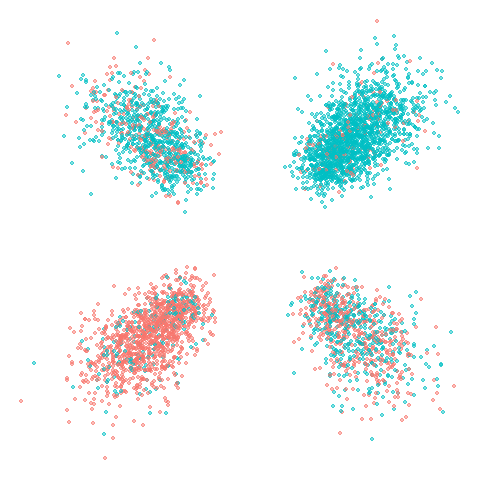

The R source for this figure:

# cover image

frame()
library(DeclareDesign)
library(tidyverse)
data <- fabricate(N = 5000,
                  Y = complete_ra(N, prob = .6),
                  LR =   block_ra(blocks = Y, block_prob = c(.3, .7)) + rnorm(N)/10,
                  Z =   block_ra(blocks = Y, block_prob = c(.2, .8)) + rnorm(N)/10,
                  C = .1 + runif(N)/9,
                  Z = C*Z + (1-C)*.5,
                  LR = C*LR + (1-C)*.5

)

bayesplot <- data %>% ggplot(aes(LR, Z, color = factor(Y))) + geom_point(alpha = .5) + theme_void()+ theme(legend.position = "none")

png("plot.png")
bayesplot
dev.off()
